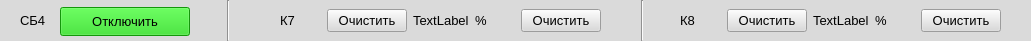
  <widget class="QWidget" name="widget_5" native="true">
   <property name="geometry">
    <rect>
     <x>10</x>
     <y>220</y>
     <width>1031</width>
     <height>41</height>
    </rect>
   </property>
   <property name="styleSheet">
    <string notr="true">background-color: rgb(218, 218, 218);</string>
   </property>
   <widget class="Line" name="line_7">
    <property name="geometry">
     <rect>
      <x>220</x>
      <y>0</y>
      <width>16</width>
      <height>41</height>
     </rect>
    </property>
    <property name="orientation">
     <enum>Qt::Vertical</enum>
    </property>
   </widget>
   <widget class="Line" name="line_8">
    <property name="geometry">
     <rect>
      <x>634</x>
      <y>0</y>
      <width>16</width>
      <height>41</height>
     </rect>
    </property>
    <property name="orientation">
     <enum>Qt::Vertical</enum>
    </property>
   </widget>
   <widget class="QLabel" name="label_26">
    <property name="geometry">
     <rect>
      <x>20</x>
      <y>10</y>
      <width>31</width>
      <height>20</height>
     </rect>
    </property>
    <property name="font">
     <font>
      <pointsize>10</pointsize>
     </font>
    </property>
    <property name="text">
     <string>СБ4</string>
    </property>
   </widget>
   <widget class="QPushButton" name="pushButton_21">
    <property name="geometry">
     <rect>
      <x>60</x>
      <y>7</y>
      <width>130</width>
      <height>29</height>
     </rect>
    </property>
    <property name="font">
     <font>
      <pointsize>10</pointsize>
     </font>
    </property>
    <property name="styleSheet">
     <string notr="true">background-color: rgb(27, 212, 14);</string>
    </property>
    <property name="text">
     <string>Отключить</string>
    </property>
   </widget>
   <widget class="QWidget" name="layoutWidget_6">
    <property name="geometry">
     <rect>
      <x>680</x>
      <y>0</y>
      <width>321</width>
      <height>41</height>
     </rect>
    </property>
    <layout class="QHBoxLayout" name="horizontalLayout_9">
     <item>
      <widget class="QLabel" name="label_27">
       <property name="font">
        <font>
         <pointsize>10</pointsize>
        </font>
       </property>
       <property name="text">
        <string>К8</string>
       </property>
      </widget>
     </item>
     <item>
      <widget class="QPushButton" name="pushButton_22">
       <property name="font">
        <font>
         <pointsize>10</pointsize>
        </font>
       </property>
       <property name="text">
        <string>Очистить</string>
       </property>
      </widget>
     </item>
     <item>
      <widget class="QLabel" name="label_28">
       <property name="font">
        <font>
         <pointsize>10</pointsize>
        </font>
       </property>
       <property name="text">
        <string>TextLabel</string>
       </property>
      </widget>
     </item>
     <item>
      <widget class="QLabel" name="label_29">
       <property name="font">
        <font>
         <pointsize>10</pointsize>
        </font>
       </property>
       <property name="text">
        <string>%</string>
       </property>
      </widget>
     </item>
     <item>
      <widget class="QPushButton" name="pushButton_23">
       <property name="font">
        <font>
         <pointsize>10</pointsize>
        </font>
       </property>
       <property name="text">
        <string>Очистить</string>
       </property>
      </widget>
     </item>
    </layout>
   </widget>
   <widget class="QWidget" name="layoutWidget_7">
    <property name="geometry">
     <rect>
      <x>280</x>
      <y>0</y>
      <width>321</width>
      <height>41</height>
     </rect>
    </property>
    <layout class="QHBoxLayout" name="horizontalLayout_10">
     <item>
      <widget class="QLabel" name="label_30">
       <property name="font">
        <font>
         <pointsize>10</pointsize>
        </font>
       </property>
       <property name="text">
        <string>К7</string>
       </property>
      </widget>
     </item>
     <item>
      <widget class="QPushButton" name="pushButton_24">
       <property name="font">
        <font>
         <pointsize>10</pointsize>
        </font>
       </property>
       <property name="text">
        <string>Очистить</string>
       </property>
      </widget>
     </item>
     <item>
      <widget class="QLabel" name="label_31">
       <property name="font">
        <font>
         <pointsize>10</pointsize>
        </font>
       </property>
       <property name="text">
        <string>TextLabel</string>
       </property>
      </widget>
     </item>
     <item>
      <widget class="QLabel" name="label_32">
       <property name="font">
        <font>
         <pointsize>10</pointsize>
        </font>
       </property>
       <property name="text">
        <string>%</string>
       </property>
      </widget>
     </item>
     <item>
      <widget class="QPushButton" name="pushButton_25">
       <property name="font">
        <font>
         <pointsize>10</pointsize>
        </font>
       </property>
       <property name="text">
        <string>Очистить</string>
       </property>
      </widget>
     </item>
    </layout>
   </widget>
  </widget>
